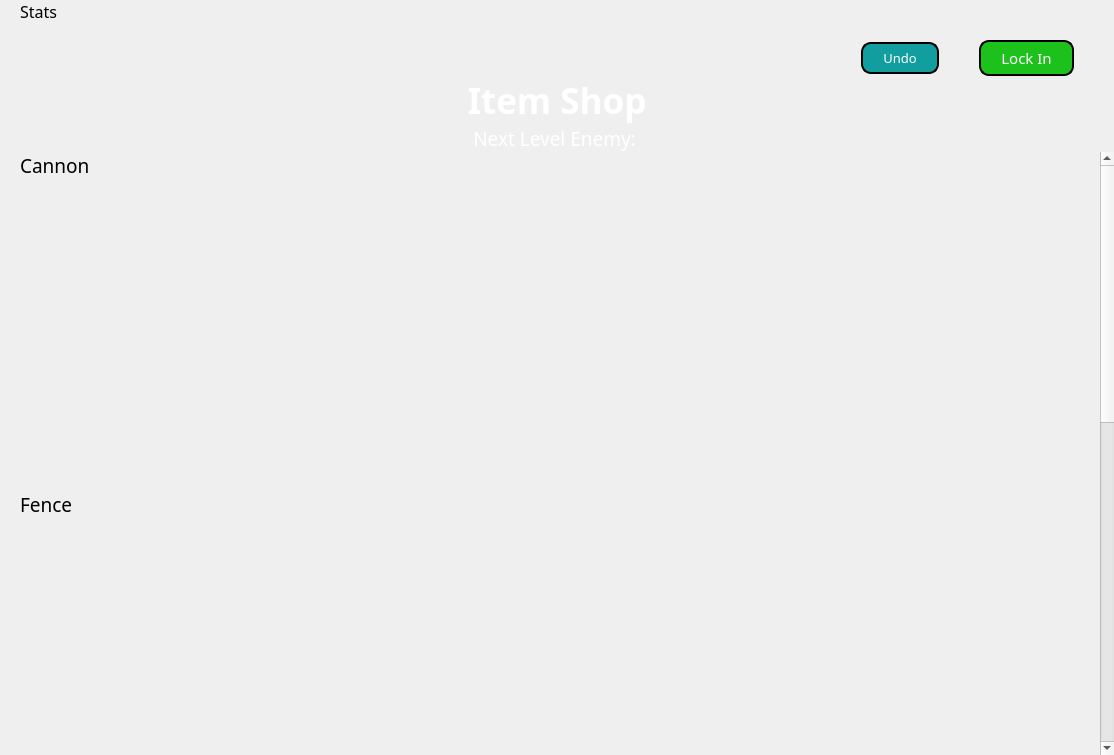
<?xml version="1.0" encoding="UTF-8"?>
<ui version="4.0">
 <class>ItemShopWindow</class>
 <widget class="QDialog" name="ItemShopWindow">
  <property name="geometry">
   <rect>
    <x>0</x>
    <y>0</y>
    <width>1114</width>
    <height>755</height>
   </rect>
  </property>
  <property name="windowTitle">
   <string>Clash of Clans | Item Shop</string>
  </property>
  <layout class="QHBoxLayout" name="horizontalLayout_2">
   <property name="spacing">
    <number>0</number>
   </property>
   <property name="leftMargin">
    <number>0</number>
   </property>
   <property name="topMargin">
    <number>0</number>
   </property>
   <property name="rightMargin">
    <number>0</number>
   </property>
   <property name="bottomMargin">
    <number>0</number>
   </property>
   <item>
    <layout class="QVBoxLayout" name="verticalLayout">
     <item>
      <layout class="QHBoxLayout" name="horizontalLayout">
       <item>
        <layout class="QVBoxLayout" name="verticalLayout_7">
         <item>
          <widget class="QLabel" name="stats_label">
           <property name="sizePolicy">
            <sizepolicy hsizetype="Preferred" vsizetype="Preferred">
             <horstretch>0</horstretch>
             <verstretch>0</verstretch>
            </sizepolicy>
           </property>
           <property name="minimumSize">
            <size>
             <width>0</width>
             <height>0</height>
            </size>
           </property>
           <property name="font">
            <font>
             <family>Bungee</family>
             <pointsize>12</pointsize>
            </font>
           </property>
           <property name="text">
            <string>Stats</string>
           </property>
           <property name="alignment">
            <set>Qt::AlignBottom|Qt::AlignLeading|Qt::AlignLeft</set>
           </property>
           <property name="indent">
            <number>20</number>
           </property>
          </widget>
         </item>
         <item>
          <spacer name="verticalSpacer">
           <property name="orientation">
            <enum>Qt::Vertical</enum>
           </property>
           <property name="sizeType">
            <enum>QSizePolicy::Preferred</enum>
           </property>
           <property name="sizeHint" stdset="0">
            <size>
             <width>20</width>
             <height>40</height>
            </size>
           </property>
          </spacer>
         </item>
        </layout>
       </item>
       <item>
        <spacer name="horizontalSpacer">
         <property name="orientation">
          <enum>Qt::Horizontal</enum>
         </property>
         <property name="sizeHint" stdset="0">
          <size>
           <width>40</width>
           <height>20</height>
          </size>
         </property>
        </spacer>
       </item>
       <item>
        <layout class="QHBoxLayout" name="horizontalLayout_3">
         <property name="topMargin">
          <number>40</number>
         </property>
         <property name="rightMargin">
          <number>40</number>
         </property>
         <item>
          <widget class="QPushButton" name="undo_Button">
           <property name="font">
            <font>
             <family>Bungee</family>
             <pointsize>10</pointsize>
            </font>
           </property>
           <property name="styleSheet">
            <string notr="true">QPushButton#undo_Button {
	background-color: #129e9f;
	color: white;
	border-style: solid;
	border-width: 2px;
	border-radius: 10px;
	border-color: black;
	padding: 20px;
	padding-top: 5px;
	padding-bottom : 5px;
}

QPushButton#undo_Button:hover {
	background-color: #078e8f;
}

QPushButton#undo_Button:focus {
	border-width: 4px;
}</string>
           </property>
           <property name="text">
            <string>Undo</string>
           </property>
          </widget>
         </item>
         <item>
          <spacer name="horizontalSpacer_2">
           <property name="orientation">
            <enum>Qt::Horizontal</enum>
           </property>
           <property name="sizeType">
            <enum>QSizePolicy::Fixed</enum>
           </property>
           <property name="sizeHint" stdset="0">
            <size>
             <width>40</width>
             <height>20</height>
            </size>
           </property>
          </spacer>
         </item>
         <item>
          <widget class="QPushButton" name="lockin_Button">
           <property name="font">
            <font>
             <family>Bungee</family>
             <pointsize>11</pointsize>
            </font>
           </property>
           <property name="styleSheet">
            <string notr="true">QPushButton#lockin_Button {
	background-color: #1cc11b;
	color: white;
	border-style: solid;
	border-width: 2px;
	border-radius: 10px;
	border-color: black;
	padding: 20px;
	padding-top: 5;
	padding-bottom : 5;
}

QPushButton#lockin_Button:hover {
	background-color: #0e8f07;
}

QPushButton#lockin_Button:focus {
	border-width: 4px;
}</string>
           </property>
           <property name="text">
            <string>Lock In</string>
           </property>
          </widget>
         </item>
        </layout>
       </item>
      </layout>
     </item>
     <item>
      <widget class="QLabel" name="label_5">
       <property name="font">
        <font>
         <family>Bungee</family>
         <pointsize>26</pointsize>
         <bold>true</bold>
        </font>
       </property>
       <property name="styleSheet">
        <string notr="true">color: white;</string>
       </property>
       <property name="text">
        <string>Item Shop</string>
       </property>
       <property name="alignment">
        <set>Qt::AlignCenter</set>
       </property>
      </widget>
     </item>
     <item>
      <widget class="QLabel" name="nextEnemy_label">
       <property name="font">
        <font>
         <family>Bungee</family>
         <pointsize>14</pointsize>
        </font>
       </property>
       <property name="styleSheet">
        <string notr="true">color: white;</string>
       </property>
       <property name="text">
        <string>Next Level Enemy: </string>
       </property>
       <property name="alignment">
        <set>Qt::AlignCenter</set>
       </property>
      </widget>
     </item>
     <item>
      <widget class="QScrollArea" name="container_scrollArea">
       <property name="frameShape">
        <enum>QFrame::NoFrame</enum>
       </property>
       <property name="frameShadow">
        <enum>QFrame::Plain</enum>
       </property>
       <property name="widgetResizable">
        <bool>true</bool>
       </property>
       <widget class="QWidget" name="scrollAreaWidgetContents_5">
        <property name="geometry">
         <rect>
          <x>0</x>
          <y>0</y>
          <width>1095</width>
          <height>1594</height>
         </rect>
        </property>
        <layout class="QVBoxLayout" name="verticalLayout_6">
         <property name="leftMargin">
          <number>0</number>
         </property>
         <property name="topMargin">
          <number>0</number>
         </property>
         <property name="rightMargin">
          <number>0</number>
         </property>
         <property name="bottomMargin">
          <number>0</number>
         </property>
         <item>
          <widget class="QLabel" name="label">
           <property name="font">
            <font>
             <family>Bungee</family>
             <pointsize>14</pointsize>
            </font>
           </property>
           <property name="text">
            <string>Cannon</string>
           </property>
           <property name="margin">
            <number>20</number>
           </property>
           <property name="indent">
            <number>20</number>
           </property>
          </widget>
         </item>
         <item>
          <widget class="QScrollArea" name="cannon_scrollArea">
           <property name="sizePolicy">
            <sizepolicy hsizetype="Preferred" vsizetype="MinimumExpanding">
             <horstretch>0</horstretch>
             <verstretch>0</verstretch>
            </sizepolicy>
           </property>
           <property name="minimumSize">
            <size>
             <width>0</width>
             <height>300</height>
            </size>
           </property>
           <property name="frameShape">
            <enum>QFrame::NoFrame</enum>
           </property>
           <property name="frameShadow">
            <enum>QFrame::Plain</enum>
           </property>
           <property name="verticalScrollBarPolicy">
            <enum>Qt::ScrollBarAsNeeded</enum>
           </property>
           <property name="horizontalScrollBarPolicy">
            <enum>Qt::ScrollBarAsNeeded</enum>
           </property>
           <property name="sizeAdjustPolicy">
            <enum>QAbstractScrollArea::AdjustToContents</enum>
           </property>
           <property name="widgetResizable">
            <bool>true</bool>
           </property>
           <widget class="QWidget" name="scrollAreaWidgetContents">
            <property name="geometry">
             <rect>
              <x>0</x>
              <y>0</y>
              <width>1095</width>
              <height>300</height>
             </rect>
            </property>
            <property name="sizePolicy">
             <sizepolicy hsizetype="Preferred" vsizetype="Expanding">
              <horstretch>0</horstretch>
              <verstretch>0</verstretch>
             </sizepolicy>
            </property>
            <layout class="QVBoxLayout" name="verticalLayout_2">
             <item>
              <layout class="QHBoxLayout" name="cannon_horizontalLayout"/>
             </item>
            </layout>
           </widget>
          </widget>
         </item>
         <item>
          <widget class="QLabel" name="label_2">
           <property name="font">
            <font>
             <family>Bungee</family>
             <pointsize>14</pointsize>
            </font>
           </property>
           <property name="text">
            <string>Fence</string>
           </property>
           <property name="margin">
            <number>20</number>
           </property>
           <property name="indent">
            <number>20</number>
           </property>
          </widget>
         </item>
         <item>
          <widget class="QScrollArea" name="fence_scrollArea">
           <property name="sizePolicy">
            <sizepolicy hsizetype="Preferred" vsizetype="MinimumExpanding">
             <horstretch>0</horstretch>
             <verstretch>0</verstretch>
            </sizepolicy>
           </property>
           <property name="minimumSize">
            <size>
             <width>0</width>
             <height>300</height>
            </size>
           </property>
           <property name="frameShape">
            <enum>QFrame::NoFrame</enum>
           </property>
           <property name="frameShadow">
            <enum>QFrame::Plain</enum>
           </property>
           <property name="sizeAdjustPolicy">
            <enum>QAbstractScrollArea::AdjustToContents</enum>
           </property>
           <property name="widgetResizable">
            <bool>true</bool>
           </property>
           <widget class="QWidget" name="scrollAreaWidgetContents_2">
            <property name="geometry">
             <rect>
              <x>0</x>
              <y>0</y>
              <width>1095</width>
              <height>300</height>
             </rect>
            </property>
            <property name="sizePolicy">
             <sizepolicy hsizetype="Preferred" vsizetype="Expanding">
              <horstretch>0</horstretch>
              <verstretch>0</verstretch>
             </sizepolicy>
            </property>
            <layout class="QVBoxLayout" name="verticalLayout_3">
             <item>
              <layout class="QHBoxLayout" name="fence_horizontalLayout"/>
             </item>
            </layout>
           </widget>
          </widget>
         </item>
         <item>
          <widget class="QLabel" name="label_3">
           <property name="font">
            <font>
             <family>Bungee</family>
             <pointsize>14</pointsize>
            </font>
           </property>
           <property name="text">
            <string>Castle</string>
           </property>
           <property name="margin">
            <number>20</number>
           </property>
           <property name="indent">
            <number>20</number>
           </property>
          </widget>
         </item>
         <item>
          <widget class="QScrollArea" name="castle_scrollArea">
           <property name="sizePolicy">
            <sizepolicy hsizetype="Preferred" vsizetype="MinimumExpanding">
             <horstretch>0</horstretch>
             <verstretch>0</verstretch>
            </sizepolicy>
           </property>
           <property name="minimumSize">
            <size>
             <width>0</width>
             <height>300</height>
            </size>
           </property>
           <property name="frameShape">
            <enum>QFrame::NoFrame</enum>
           </property>
           <property name="frameShadow">
            <enum>QFrame::Plain</enum>
           </property>
           <property name="sizeAdjustPolicy">
            <enum>QAbstractScrollArea::AdjustToContents</enum>
           </property>
           <property name="widgetResizable">
            <bool>true</bool>
           </property>
           <widget class="QWidget" name="scrollAreaWidgetContents_3">
            <property name="geometry">
             <rect>
              <x>0</x>
              <y>0</y>
              <width>1095</width>
              <height>300</height>
             </rect>
            </property>
            <property name="sizePolicy">
             <sizepolicy hsizetype="Preferred" vsizetype="Expanding">
              <horstretch>0</horstretch>
              <verstretch>0</verstretch>
             </sizepolicy>
            </property>
            <layout class="QVBoxLayout" name="verticalLayout_4">
             <item>
              <layout class="QHBoxLayout" name="castle_horizontalLayout"/>
             </item>
            </layout>
           </widget>
          </widget>
         </item>
         <item>
          <widget class="QLabel" name="label_4">
           <property name="font">
            <font>
             <family>Bungee</family>
             <pointsize>14</pointsize>
            </font>
           </property>
           <property name="text">
            <string>Worker</string>
           </property>
           <property name="margin">
            <number>20</number>
           </property>
           <property name="indent">
            <number>20</number>
           </property>
          </widget>
         </item>
         <item>
          <widget class="QScrollArea" name="worker_scrollArea">
           <property name="sizePolicy">
            <sizepolicy hsizetype="Preferred" vsizetype="MinimumExpanding">
             <horstretch>0</horstretch>
             <verstretch>0</verstretch>
            </sizepolicy>
           </property>
           <property name="minimumSize">
            <size>
             <width>0</width>
             <height>300</height>
            </size>
           </property>
           <property name="frameShape">
            <enum>QFrame::NoFrame</enum>
           </property>
           <property name="frameShadow">
            <enum>QFrame::Plain</enum>
           </property>
           <property name="sizeAdjustPolicy">
            <enum>QAbstractScrollArea::AdjustToContents</enum>
           </property>
           <property name="widgetResizable">
            <bool>true</bool>
           </property>
           <widget class="QWidget" name="scrollAreaWidgetContents_4">
            <property name="geometry">
             <rect>
              <x>0</x>
              <y>0</y>
              <width>1095</width>
              <height>300</height>
             </rect>
            </property>
            <property name="sizePolicy">
             <sizepolicy hsizetype="Preferred" vsizetype="Expanding">
              <horstretch>0</horstretch>
              <verstretch>0</verstretch>
             </sizepolicy>
            </property>
            <layout class="QVBoxLayout" name="verticalLayout_5">
             <item>
              <layout class="QHBoxLayout" name="worker_horizontalLayout"/>
             </item>
            </layout>
           </widget>
          </widget>
         </item>
        </layout>
       </widget>
      </widget>
     </item>
    </layout>
   </item>
  </layout>
 </widget>
 <resources/>
 <connections/>
</ui>
